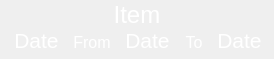
<?xml version="1.0" encoding="UTF-8"?>
<ui version="4.0">
 <class>calendarWidget</class>
 <widget class="QWidget" name="calendarWidget">
  <property name="windowModality">
   <enum>Qt::NonModal</enum>
  </property>
  <property name="geometry">
   <rect>
    <x>0</x>
    <y>0</y>
    <width>274</width>
    <height>59</height>
   </rect>
  </property>
  <property name="windowTitle">
   <string>Calendar Item</string>
  </property>
  <property name="styleSheet">
   <string notr="true">background: rgb(0, 0, 0);
QLabel
{
	font-family: HelveticaNeue;
}</string>
  </property>
  <widget class="QLabel" name="nameLabel">
   <property name="geometry">
    <rect>
     <x>0</x>
     <y>0</y>
     <width>274</width>
     <height>30</height>
    </rect>
   </property>
   <property name="font">
    <font>
     <family>Helvetica Neue</family>
     <pointsize>18</pointsize>
    </font>
   </property>
   <property name="styleSheet">
    <string notr="true">color: #ffffffff</string>
   </property>
   <property name="text">
    <string>Item</string>
   </property>
   <property name="alignment">
    <set>Qt::AlignCenter</set>
   </property>
  </widget>
  <widget class="QLabel" name="dateLabel">
   <property name="geometry">
    <rect>
     <x>0</x>
     <y>30</y>
     <width>73</width>
     <height>20</height>
    </rect>
   </property>
   <property name="font">
    <font>
     <family>Helvetica Neue</family>
     <pointsize>16</pointsize>
    </font>
   </property>
   <property name="styleSheet">
    <string notr="true">color: #ffffffff</string>
   </property>
   <property name="text">
    <string>Date</string>
   </property>
   <property name="alignment">
    <set>Qt::AlignCenter</set>
   </property>
  </widget>
  <widget class="QLabel" name="startLabel">
   <property name="geometry">
    <rect>
     <x>121</x>
     <y>30</y>
     <width>53</width>
     <height>20</height>
    </rect>
   </property>
   <property name="font">
    <font>
     <family>Helvetica Neue</family>
     <pointsize>16</pointsize>
    </font>
   </property>
   <property name="styleSheet">
    <string notr="true">color: #ffffffff</string>
   </property>
   <property name="text">
    <string>Date</string>
   </property>
   <property name="alignment">
    <set>Qt::AlignCenter</set>
   </property>
  </widget>
  <widget class="QLabel" name="endLabel">
   <property name="geometry">
    <rect>
     <x>213</x>
     <y>30</y>
     <width>53</width>
     <height>20</height>
    </rect>
   </property>
   <property name="font">
    <font>
     <family>Helvetica Neue</family>
     <pointsize>16</pointsize>
    </font>
   </property>
   <property name="styleSheet">
    <string notr="true">color: #ffffffff</string>
   </property>
   <property name="text">
    <string>Date</string>
   </property>
   <property name="alignment">
    <set>Qt::AlignCenter</set>
   </property>
  </widget>
  <widget class="QLabel" name="toLabel">
   <property name="geometry">
    <rect>
     <x>175</x>
     <y>32</y>
     <width>38</width>
     <height>20</height>
    </rect>
   </property>
   <property name="font">
    <font>
     <family>Helvetica Neue</family>
     <pointsize>12</pointsize>
    </font>
   </property>
   <property name="styleSheet">
    <string notr="true">color: #ffffffff</string>
   </property>
   <property name="text">
    <string>To</string>
   </property>
   <property name="alignment">
    <set>Qt::AlignCenter</set>
   </property>
  </widget>
  <widget class="QLabel" name="fromLabel">
   <property name="geometry">
    <rect>
     <x>70</x>
     <y>32</y>
     <width>44</width>
     <height>20</height>
    </rect>
   </property>
   <property name="font">
    <font>
     <family>Helvetica Neue</family>
     <pointsize>12</pointsize>
    </font>
   </property>
   <property name="styleSheet">
    <string notr="true">color: #ffffffff</string>
   </property>
   <property name="text">
    <string>From</string>
   </property>
   <property name="alignment">
    <set>Qt::AlignCenter</set>
   </property>
  </widget>
 </widget>
 <resources/>
 <connections/>
</ui>
